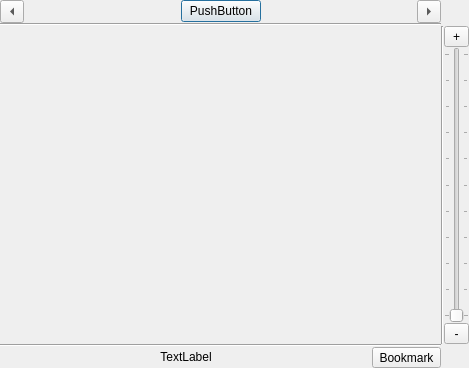
<?xml version="1.0" encoding="UTF-8"?>
<ui version="4.0">
 <class>MapView</class>
 <widget class="QDialog" name="MapView">
  <property name="geometry">
   <rect>
    <x>0</x>
    <y>0</y>
    <width>469</width>
    <height>368</height>
   </rect>
  </property>
  <property name="windowTitle">
   <string>MoNav MapView</string>
  </property>
  <layout class="QGridLayout" name="gridLayout" rowstretch="0,1,0" columnstretch="1,0,0">
   <property name="margin">
    <number>0</number>
   </property>
   <property name="spacing">
    <number>0</number>
   </property>
   <item row="0" column="0">
    <widget class="QWidget" name="headerWidget" native="true">
     <property name="sizePolicy">
      <sizepolicy hsizetype="Preferred" vsizetype="Fixed">
       <horstretch>0</horstretch>
       <verstretch>0</verstretch>
      </sizepolicy>
     </property>
     <layout class="QVBoxLayout" name="verticalLayout_2">
      <property name="spacing">
       <number>0</number>
      </property>
      <property name="margin">
       <number>0</number>
      </property>
      <item>
       <layout class="QHBoxLayout" name="horizontalLayout">
        <property name="spacing">
         <number>6</number>
        </property>
        <item>
         <widget class="QToolButton" name="previousButton">
          <property name="text">
           <string>...</string>
          </property>
          <property name="iconSize">
           <size>
            <width>16</width>
            <height>16</height>
           </size>
          </property>
          <property name="arrowType">
           <enum>Qt::LeftArrow</enum>
          </property>
         </widget>
        </item>
        <item>
         <spacer name="horizontalSpacer">
          <property name="orientation">
           <enum>Qt::Horizontal</enum>
          </property>
          <property name="sizeHint" stdset="0">
           <size>
            <width>40</width>
            <height>20</height>
           </size>
          </property>
         </spacer>
        </item>
        <item>
         <widget class="QPushButton" name="headerLabel">
          <property name="text">
           <string>PushButton</string>
          </property>
         </widget>
        </item>
        <item>
         <spacer name="horizontalSpacer_2">
          <property name="orientation">
           <enum>Qt::Horizontal</enum>
          </property>
          <property name="sizeHint" stdset="0">
           <size>
            <width>40</width>
            <height>20</height>
           </size>
          </property>
         </spacer>
        </item>
        <item>
         <widget class="QToolButton" name="nextButton">
          <property name="text">
           <string>...</string>
          </property>
          <property name="iconSize">
           <size>
            <width>16</width>
            <height>16</height>
           </size>
          </property>
          <property name="arrowType">
           <enum>Qt::RightArrow</enum>
          </property>
         </widget>
        </item>
       </layout>
      </item>
      <item>
       <widget class="Line" name="line">
        <property name="orientation">
         <enum>Qt::Horizontal</enum>
        </property>
       </widget>
      </item>
     </layout>
    </widget>
   </item>
   <item row="1" column="0">
    <widget class="PaintWidget" name="paintArea" native="true"/>
   </item>
   <item row="1" column="1">
    <widget class="Line" name="line_3">
     <property name="orientation">
      <enum>Qt::Vertical</enum>
     </property>
    </widget>
   </item>
   <item row="1" column="2">
    <layout class="QVBoxLayout" name="verticalLayout" stretch="0,1,0">
     <property name="spacing">
      <number>0</number>
     </property>
     <item>
      <widget class="QToolButton" name="toolButton_3">
       <property name="sizePolicy">
        <sizepolicy hsizetype="Preferred" vsizetype="Fixed">
         <horstretch>0</horstretch>
         <verstretch>0</verstretch>
        </sizepolicy>
       </property>
       <property name="text">
        <string>+</string>
       </property>
      </widget>
     </item>
     <item>
      <widget class="QSlider" name="zoomBar">
       <property name="sizePolicy">
        <sizepolicy hsizetype="Preferred" vsizetype="Expanding">
         <horstretch>0</horstretch>
         <verstretch>0</verstretch>
        </sizepolicy>
       </property>
       <property name="maximum">
        <number>10</number>
       </property>
       <property name="orientation">
        <enum>Qt::Vertical</enum>
       </property>
       <property name="tickPosition">
        <enum>QSlider::TicksBothSides</enum>
       </property>
      </widget>
     </item>
     <item>
      <widget class="QToolButton" name="toolButton_4">
       <property name="sizePolicy">
        <sizepolicy hsizetype="Preferred" vsizetype="Fixed">
         <horstretch>0</horstretch>
         <verstretch>0</verstretch>
        </sizepolicy>
       </property>
       <property name="text">
        <string>-</string>
       </property>
      </widget>
     </item>
    </layout>
   </item>
   <item row="2" column="0">
    <widget class="QWidget" name="infoWidget" native="true">
     <layout class="QVBoxLayout" name="verticalLayout_3">
      <property name="spacing">
       <number>0</number>
      </property>
      <property name="margin">
       <number>0</number>
      </property>
      <item>
       <widget class="Line" name="line_2">
        <property name="orientation">
         <enum>Qt::Horizontal</enum>
        </property>
       </widget>
      </item>
      <item>
       <layout class="QHBoxLayout" name="horizontalLayout_2">
        <item>
         <widget class="QLabel" name="infoLabel">
          <property name="sizePolicy">
           <sizepolicy hsizetype="Preferred" vsizetype="Fixed">
            <horstretch>0</horstretch>
            <verstretch>0</verstretch>
           </sizepolicy>
          </property>
          <property name="text">
           <string>TextLabel</string>
          </property>
          <property name="alignment">
           <set>Qt::AlignCenter</set>
          </property>
         </widget>
        </item>
        <item>
         <widget class="QToolButton" name="infoButton">
          <property name="text">
           <string>Bookmark</string>
          </property>
         </widget>
        </item>
       </layout>
      </item>
     </layout>
    </widget>
   </item>
  </layout>
 </widget>
 <customwidgets>
  <customwidget>
   <class>PaintWidget</class>
   <extends>QWidget</extends>
   <header>paintwidget.h</header>
   <container>1</container>
  </customwidget>
 </customwidgets>
 <resources/>
 <connections>
  <connection>
   <sender>toolButton_3</sender>
   <signal>clicked()</signal>
   <receiver>zoomBar</receiver>
   <slot>addStep()</slot>
   <hints>
    <hint type="sourcelabel">
     <x>456</x>
     <y>49</y>
    </hint>
    <hint type="destinationlabel">
     <x>454</x>
     <y>106</y>
    </hint>
   </hints>
  </connection>
  <connection>
   <sender>toolButton_4</sender>
   <signal>clicked()</signal>
   <receiver>zoomBar</receiver>
   <slot>subtractStep()</slot>
   <hints>
    <hint type="sourcelabel">
     <x>449</x>
     <y>326</y>
    </hint>
    <hint type="destinationlabel">
     <x>453</x>
     <y>255</y>
    </hint>
   </hints>
  </connection>
  <connection>
   <sender>headerLabel</sender>
   <signal>clicked()</signal>
   <receiver>MapView</receiver>
   <slot>accept()</slot>
   <hints>
    <hint type="sourcelabel">
     <x>283</x>
     <y>14</y>
    </hint>
    <hint type="destinationlabel">
     <x>463</x>
     <y>11</y>
    </hint>
   </hints>
  </connection>
 </connections>
</ui>
